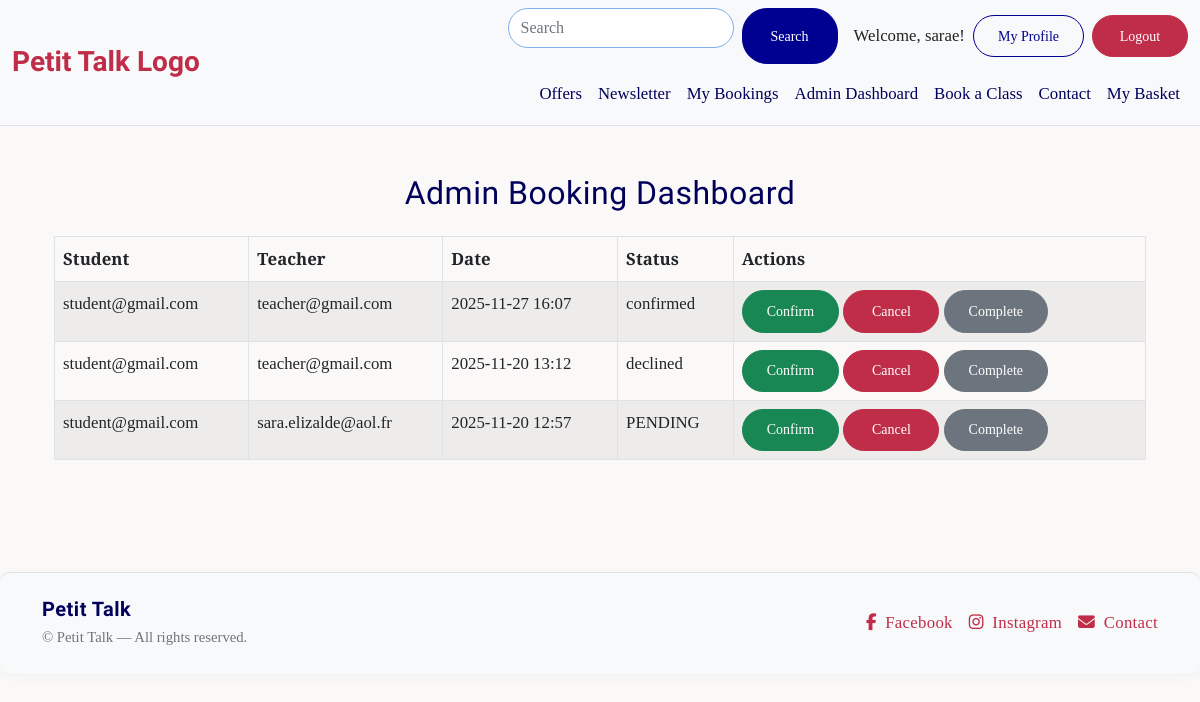
The page /bookings/admin-dashboard/ (signed in) on the database as committed earlier.
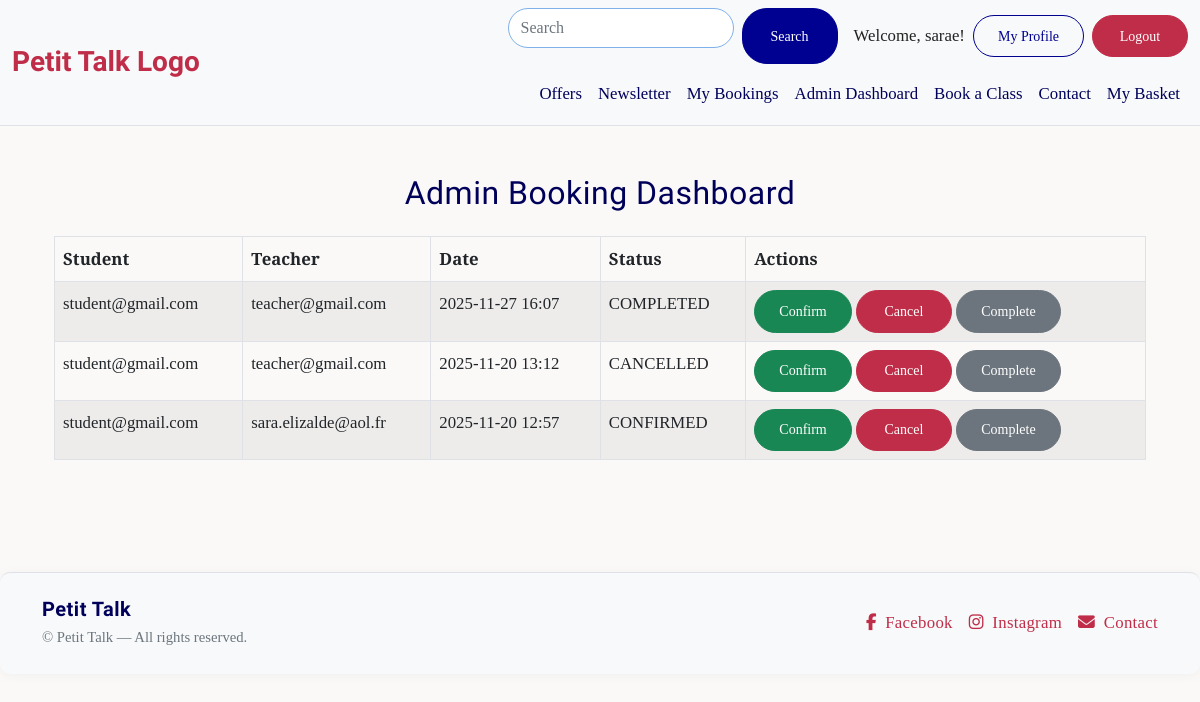
The same page on the database as committed later.
### bookings/models.py (models this page shows, shortened)
class Booking(models.Model):
    student = models.ForeignKey(
        User, on_delete=models.CASCADE, related_name='student_bookings'
    )
    teacher = models.ForeignKey(
        User, on_delete=models.CASCADE, related_name='teacher_bookings'
    )
    scheduled_time = models.DateTimeField()
    purpose = models.TextField(blank=True)
    status = models.CharField(
        max_length=10, choices=BOOKING_STATUS, default='PENDING'
    )
    created_at = models.DateTimeField(auto_now_add=True)
    class Meta:
        ordering = ['-scheduled_time']
        unique_together = ('teacher', 'scheduled_time')  #Avoid double-booking for teachers

### bookings/views.py (the view)
# urls.py: path("admin-dashboard/", views.admin_booking_dashboard, name="admin_booking_dashboard"),
@staff_member_required
def admin_booking_dashboard(request):
    bookings = Booking.objects.select_related("student", "teacher").order_by("-scheduled_time")
    return render(request, "bookings/admin_dashboard.html", {"bookings": bookings})

### bookings/templates/bookings/admin_dashboard.html (shortened to what this page needs)
{% extends "base.html" %}
{% block content %}
<div class="container py-4">
    <h2 class="mb-4 text-center">Admin Booking Dashboard</h2>
    <table class="table table-striped table-bordered">
        <thead>
            <tr>
                <th>Student</th>
                <th>Teacher</th>
                <th>Date</th>
                <th>Status</th>
                <th>Actions</th>
            </tr>
        </thead>
        <tbody>
        {% for booking in bookings %}
            <tr>
                <td>{{ booking.student.email }}</td>
                <td>{{ booking.teacher.email }}</td>
                <td>{{ booking.scheduled_time|date:"Y-m-d H:i" }}</td>
                <td>{{ booking.status }}</td>
                <td>
                    <a href="{% url 'admin_update_booking_status' booking.id 'CONFIRMED' %}"
                       class="btn btn-success btn-sm">Confirm</a>
                    <a href="{% url 'admin_update_booking_status' booking.id 'CANCELLED' %}"
                       class="btn btn-danger btn-sm">Cancel</a>
                    <a href="{% url 'admin_update_booking_status' booking.id 'COMPLETED' %}"
                       class="btn btn-secondary btn-sm">Complete</a>
                </td>
            </tr>
        {% endfor %}
        </tbody>
    </table>
</div>
{% endblock %}

Rows that differ between the two databases and show on the page:
changed Booking: status "confirmed" → "COMPLETED"
changed Booking: status "declined" → "CANCELLED"
changed Booking "sara.elizalde@aol.fr": status "PENDING" → "CONFIRMED"
